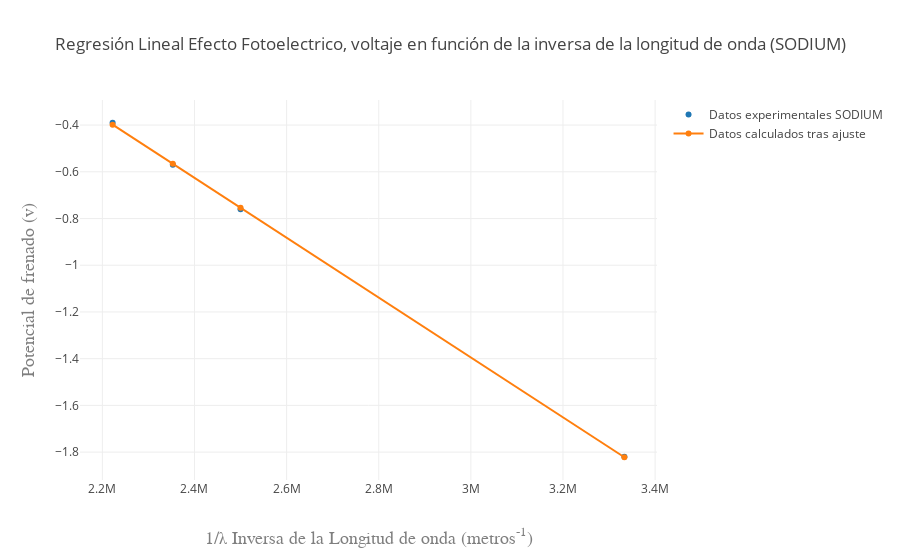

Here is the notebook cell this chart was saved with:
### Code cell
var datos1 = [
  { x: inversa_de_longitudes_de_onda1, 
    y: voltajes_medidos1, name: 'Datos experimentales SODIUM', mode: 'markers' 
   },
  { x: inversa_de_longitudes_de_onda1, 
    y: voltajes_de_frenado_calculados1, name: 'Datos calculados tras ajuste' 
    }
  
];
var layout1 = {
  title: 'Regresión Lineal Efecto Fotoelectrico, voltaje en función de la inversa de la longitud de onda (SODIUM)',
  xaxis: { title: '1/λ Inversa de la Longitud de onda (metros<sup>-1</sup>)',
    titlefont: { family: 'Courier New, monospace', size: 18, color: '#7f7f7f' }
   
        },
  yaxis: {
    title: 'Potencial de frenado (v)',
     titlefont: {family: 'Courier New, monospace', size: 18, color: '#7f7f7f' }
    
  }
};
Plotly(datos1, layout1,);

### Figure 1 — Plotly figure (JSON) as saved in the notebook; plotly's stock layout.template omitted (floating-point values rounded to 4 significant figures)
{"data": [{"x": [3333000.0, 2500000, 2353000.0, 2222000.0], "y": [-1.82, -0.76, -0.57, -0.39], "name": "Datos experimentales SODIUM", "mode": "markers"}, {"x": [3333000.0, 2500000, 2353000.0, 2222000.0], "y": [-1.822, -0.7541, -0.5657, -0.3982], "name": "Datos calculados tras ajuste"}], "layout": {"title": "Regresión Lineal Efecto Fotoelectrico, voltaje en función de la inversa de la longitud de onda (SODIUM)", "xaxis": {"title": "1/λ Inversa de la Longitud de onda (metros<sup>-1</sup>)", "titlefont": {"family": "Courier New, monospace", "size": 18, "color": "#7f7f7f"}}, "yaxis": {"title": "Potencial de frenado (v)", "titlefont": {"family": "Courier New, monospace", "size": 18, "color": "#7f7f7f"}}}}
